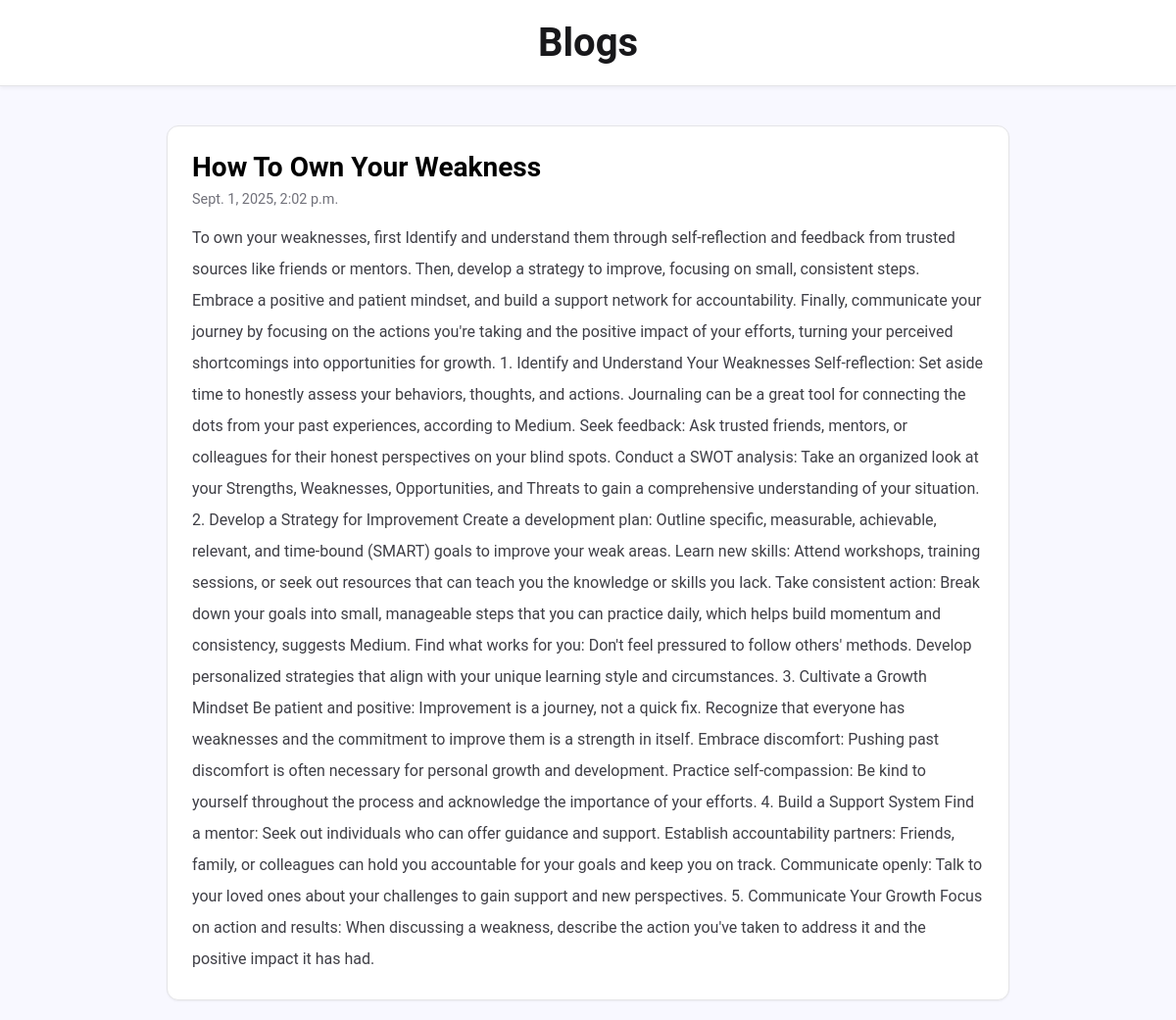
Screenshot of /post/2 with the database file from the repository.
### post/models.py (models this page shows)
class Post(models.Model):
  title = models.CharField(max_length=100)
  body = models.CharField(max_length=10000000)
  created = models.DateTimeField(default = datetime.now,blank=True)

### post/views.py (the view)
# urls.py: path('',include('post.urls'))
def post(request,pk):
  posts = Post.objects.get(id=pk)
  return render(request,'post.html',{'posts': posts})

### templates/post.html (shortened to what this page needs)
{% load static %}
<!DOCTYPE html>
<html>
<head>
  <link rel="stylesheet" href="{% static 'post.css' %}">
</head>
<body>
  <div class="header">
    <h2>Blogs</h2>
  </div>
  <div class="row">
    <div class="leftcolumn">
      <div class="card" style="text-decoration: none; color: black;">
        <h2>{{posts.title}}</h2>
        <h5>{{posts.created}}</h5>
        <p style="text-align: left; line-height: 2;">{{posts.body}}</p>
      </div>
    </div>
  </div>
</body>
</html>

### static/post.css (style rules this page uses)
* { box-sizing: border-box; margin: 0; padding: 0; }
body { background-color: #F8F8FF; color: #2c3e50; font-family: 'Roboto', sans-serif; }
.header { background: white; padding: 20px 40px; text-align: center; position: relative; border-bottom: 1px solid #e4e4e7; box-shadow: 0 2px 4px rgba(0, 0, 0, 0.05); }
.header h2 { font-size: 2.5rem; font-weight: 700; color: #18181b; }
.row { padding: 20px; max-width: 900px; margin: 0 auto; }
.card { background-color: white; padding: 25px; margin-top: 20px; border-radius: 12px; box-shadow: 0 1px 2px rgba(0, 0, 0, 0.05); transition: transform 0.2s ease-in-out, box-shadow 0.2s ease-in-out; border: 1px solid #e4e4e7; }
.card h2 { font-size: 1.75rem; margin-bottom: 8px; font-weight: 700; }
.card h5 { font-size: 0.9rem; color: #71717a; margin-bottom: 15px; font-weight: 400; }
.card p { font-size: 1rem; line-height: 1.6; color: #3f3f46; }

### rows the page displays
Post: title "How To Own Your Weakness", created "Sept. 1, 2025, 2:02 p.m.", body "To own your weaknesses, first Identify and understand them through self-reflection and feedback from trusted sources like friends or mentors. Then, develop a strategy to improve, focusing on small, consistent steps. Embrace a positive and patient mindset, and build a support network for accountability. Finally, communicate your journey by focusing on the actions you're taking and the positive impact of your efforts, turning your perceived shortcomings into opportunities for growth. 1. Identify and Understand Your Weaknesses Self-reflection: Set aside time to honestly assess your behaviors, thoughts, and actions. Journaling can be a great tool for connecting the dots from your past…"
